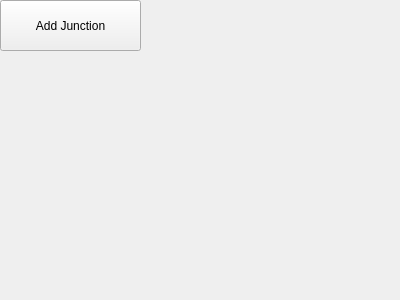
<?xml version="1.0" encoding="UTF-8"?>
<ui version="4.0">
 <class>Helper_MultiSw</class>
 <widget class="QWidget" name="Helper_MultiSw">
  <property name="geometry">
   <rect>
    <x>0</x>
    <y>0</y>
    <width>400</width>
    <height>300</height>
   </rect>
  </property>
  <property name="windowTitle">
   <string>Form</string>
  </property>
  <widget class="QPushButton" name="pushButton_NewJunc">
   <property name="geometry">
    <rect>
     <x>0</x>
     <y>0</y>
     <width>141</width>
     <height>51</height>
    </rect>
   </property>
   <property name="text">
    <string>Add Junction</string>
   </property>
  </widget>
 </widget>
 <resources/>
 <connections/>
</ui>
